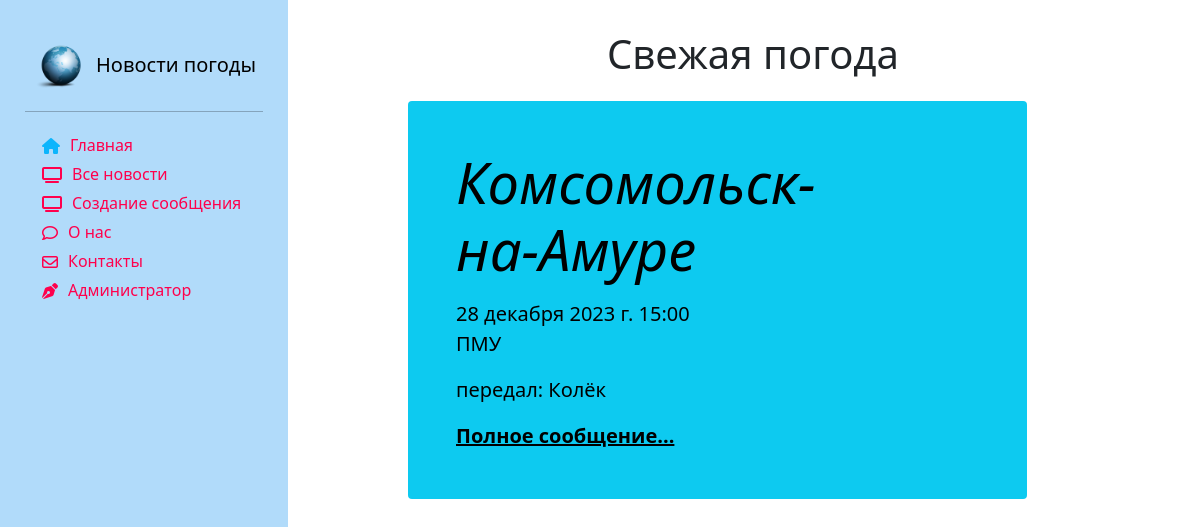
The app's page /, older data.
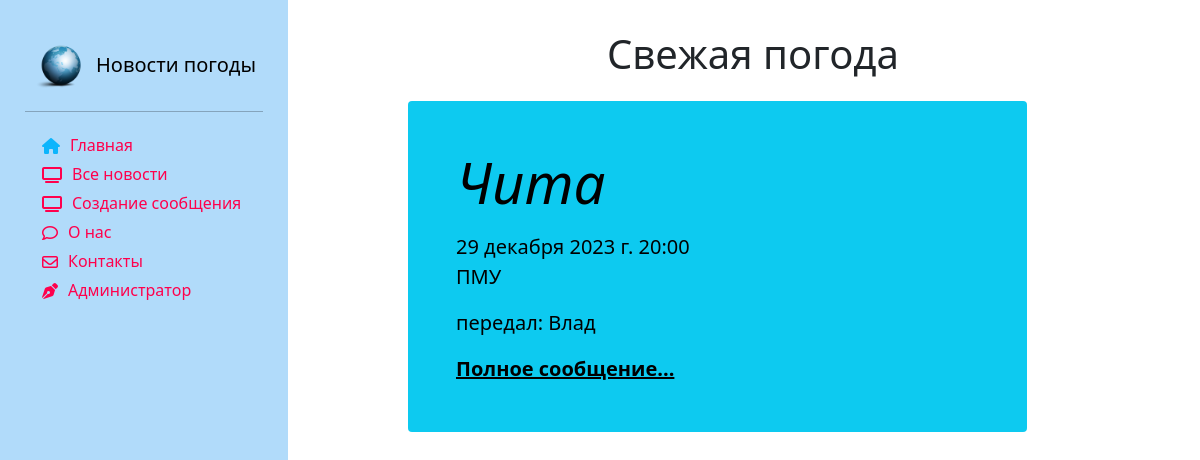
The same page, newer data.
### news/models.py (models this page shows, shortened)
class Article(models.Model):
    categories = (('ФП', 'Фактическая погода'),
                  ('ПП', 'Прогноз погоды'),
                  ('ШО', 'Штормовое оповещение'),
                  ('ШП', 'Штормовое предупреждение'),
                  ('КП', 'Карты погоды'))
    author = models.ForeignKey(User, on_delete=models.SET_NULL, null=True, verbose_name='Автор')
    title = models.CharField('Пункт', max_length=50, default='')
    category = models.CharField(choices=categories, max_length=20, verbose_name='Категория сообщения')
    anouncement = models.TextField('Анонс', max_length=250)
    text = models.TextField('Текст сообщения')
    date = models.DateTimeField('Дата наблюдения', auto_created=True)
    tags = models.ManyToManyField(to=Tag, blank=True, verbose_name='Явления')
    slug = models.SlugField()
    def __str__(self):
        return f' {self.title} от: {str(self.date)[:16]}'
    def get_absolute_url(self):
        return f'/news/show/{self.id}'
    class Meta:
        ordering = ['-date', 'title']
        verbose_name = 'Сообщение'
        verbose_name_plural ='Сообщения'

### main/views.py (the view)
# urls.py: path('', views.index, name='demo'),
def index(request):
    articles = Article.objects.prefetch_related('tags').all()
    print(articles)
    for a in articles:
        print(a.title, a.tags.all())
    tag_list = Tag.objects.all().values('title')
    print(tag_list)
    author_list = User.objects.all()
    print(author_list)
    article = Article.objects.all().order_by('-date').first()
    context = {'article': article}
    return render(request, 'main/index.html', context)

### news/models.py (called while the page is built)
    def __str__(self):
        return self.title

### main/templates/main/index.html (shortened to what this page needs)
{% extends 'main/base_template.html' %}
{% load static %}
{% load bootstrap5 %}
{% block content %}
    <div class="row">
    <div class="text-center" style="margin-top:30px;">
        <h1>Свежая погода</h1>
    </div>
    <div class="single_news">
        <div class="p-4 p-md-5 text-black rounded bg-info">
            <div class="col-md-6 px-0">
                <h1 class="display-4 fst-italic"> {{ article.title }}</h1>
                <p class="lead my-3">{{ article.date }} {{ article.anouncement }}</p>
                <p class="lead my-3">передал: {{ article.author }} </p>
                <p class="lead mb-0"><a href="{{ article.get_absolute_url }}" class="text-black fw-bold">Полное
                    сообщение...</a></p>
            </div>
        </div>
    </div>
</div>
{% endblock %}

Row changes from the older to the newer data that the page shows:
no longer on this page (row edited): Article: title "Комсомольск-на-Амуре", date "28 декабря 2023 г. 15:00", anouncement "ПМУ", author "Колёк"
added Article: title "Чита", date "29 декабря 2023 г. 20:00", anouncement "ПМУ", author "Влад"
